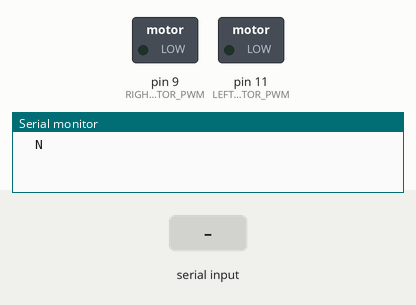
Recording of a sketch running on a simulated Arduino Mega 2560, built with avr-gcc and run on an emulated ATmega2560. Parts: switched loads named in the sketch (green lamp = pin HIGH), the last lines printed to the serial monitor. Inputs (shaded band) come from the test bench.

Above: at 1.2 s.
1.3 s: "F" received over the second serial link
At 2.5 s:
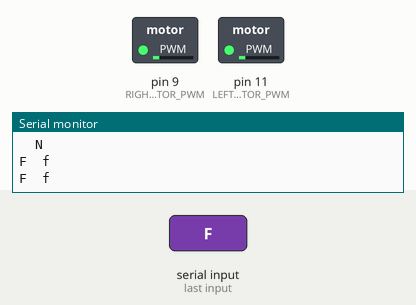
2.8 s: "L" received over the second serial link
At 3.6 s:
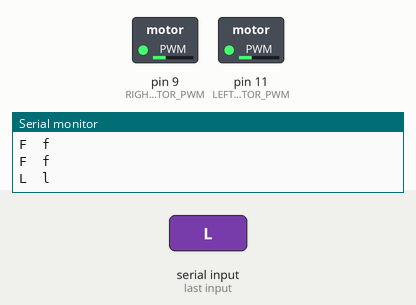
Timing chart, 0 to 5.8 s (numbered marks = the images above; inputs shaded):
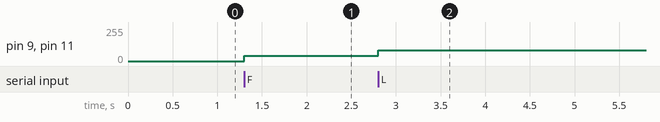

Measured:
- after the input at 1.3 s, pin 9 (RIGHT_MOTOR_PWM), pin 11 (LEFT_MOTOR_PWM): 0/255 → 40/255 at once
- after the input at 2.8 s, pin 9 (RIGHT_MOTOR_PWM), pin 11 (LEFT_MOTOR_PWM): 40/255 → 80/255 at once

The sketch:

mega.ino
```cpp
// #define LEFT_GREEN 70   // F
// #define BOTH_GREEN 71   // G
// #define RIGHT_GREEN 72  // H
// #define LEFT_RED 81     // Q
// #define BOTH_RED 82     // R
// #define RIGHT_RED 83    // S
// #define BOTH_NONE 78    // N
#include <Servo.h>
#define BASE_SPEED 100
#define LEFT_MOTOR_DIRECTION 12
#define RIGHT_MOTOR_DIRECTION 10
#define LEFT_MOTOR_PWM 11
#define RIGHT_MOTOR_PWM 9
#define LEFT_MOTOR_FRONT 1
#define LEFT_MOTOR_BACK 0
#define RIGHT_MOTOR_FRONT 1
#define RIGHT_MOTOR_BACK 0
#define FRONT 1
#define BACK 0
char message[2];

Servo arm, hand;
// void forwardFor(int ms) {
//   forward();
//   delay(ms);
// stop(ms);
// }

void forward() {
  digitalWrite(LEFT_MOTOR_DIRECTION, LEFT_MOTOR_FRONT);
  analogWrite(LEFT_MOTOR_PWM, BASE_SPEED);
  digitalWrite(RIGHT_MOTOR_DIRECTION, RIGHT_MOTOR_FRONT);
  analogWrite(RIGHT_MOTOR_PWM, BASE_SPEED);
  arm.attach(7);
  hand.attach(8);
  // Serial.println("FORWARD");
}


void setup() {
  Serial.begin(9600);
  Serial2.begin(9600);
  // pinMode(LEFT_MOTOR_DIRECTION, OUTPUT);
  // pinMode(LEFT_MOTOR_PWM, OUTPUT);
  // pinMode(RIGHT_MOTOR_DIRECTION, OUTPUT);
  // pinMode(RIGHT_MOTOR_PWM, OUTPUT);
}

void loop() {
  // Serial.print(Serial2.available());
  Serial2.readBytes(message, 1);
  Serial.print(message);
  Serial.print("\t");
  if (message[0] == 70) {
    Serial.println("f");
    digitalWrite(LEFT_MOTOR_DIRECTION, LEFT_MOTOR_FRONT);
    analogWrite(LEFT_MOTOR_PWM, 40);
    digitalWrite(RIGHT_MOTOR_DIRECTION, RIGHT_MOTOR_FRONT);
    analogWrite(RIGHT_MOTOR_PWM, 40);
  } else if (message[0] == 76) {
    Serial.println("l");
    digitalWrite(LEFT_MOTOR_DIRECTION, LEFT_MOTOR_BACK);
    analogWrite(LEFT_MOTOR_PWM, 80);
    digitalWrite(RIGHT_MOTOR_DIRECTION, RIGHT_MOTOR_FRONT);
    analogWrite(RIGHT_MOTOR_PWM, 80);
  } else if (message[0] == 82) {
    Serial.println("r");
    digitalWrite(LEFT_MOTOR_DIRECTION, LEFT_MOTOR_FRONT);
    analogWrite(LEFT_MOTOR_PWM, 80);
    digitalWrite(RIGHT_MOTOR_DIRECTION, RIGHT_MOTOR_BACK);
    analogWrite(RIGHT_MOTOR_PWM, 80);
  } else if (message[0] == 80) {
    Serial.println("p");
    digitalWrite(LEFT_MOTOR_DIRECTION, FRONT);
    digitalWrite(RIGHT_MOTOR_DIRECTION, FRONT);
    analogWrite(LEFT_MOTOR_PWM, 40);
    analogWrite(RIGHT_MOTOR_PWM, 40);
    delay(1000);
    hand.write(120);
    delay(1000);
    arm.write(135);
    delay(3000);
  } else {
    Serial.println("N");
    analogWrite(LEFT_MOTOR_PWM, 0);
    analogWrite(RIGHT_MOTOR_PWM, 0);
  }
  // delay(1000);
}
```
